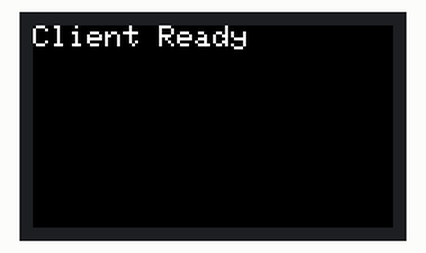
This sketch was run on a simulated ESP32. Parts: 240×135 colour display. Nothing arrives over Bluetooth unless stated; a phone connects over Bluetooth LE 3 s after start.

Above: at 0.2 s.

The sketch:

M5_Client.ino
```cpp
#include <M5StickCPlus.h>
#include <BLEDevice.h>
#include <BLEUtils.h>
#include <BLEServer.h>

void setup() {
  M5.begin();
  M5.Lcd.setRotation(3);
  M5.Lcd.fillScreen(BLACK);
  M5.Lcd.setTextSize(2);
  M5.Lcd.setCursor(0, 0);
  M5.Lcd.println("Client Ready");

  BLEDevice::init("Player2"); // Unique name
  BLEServer *pServer = BLEDevice::createServer();

  BLEAdvertising *pAdvertising = BLEDevice::getAdvertising();
  pAdvertising->setScanResponse(false);
  pAdvertising->setMinPreferred(0x06);  // Faster advertising
  pAdvertising->setMinInterval(100);    // 100ms
  pAdvertising->setMaxInterval(200);    // 200ms
  pAdvertising->start();
}

void loop() {
  // Just keep broadcasting
  delay(1000);
}
```
